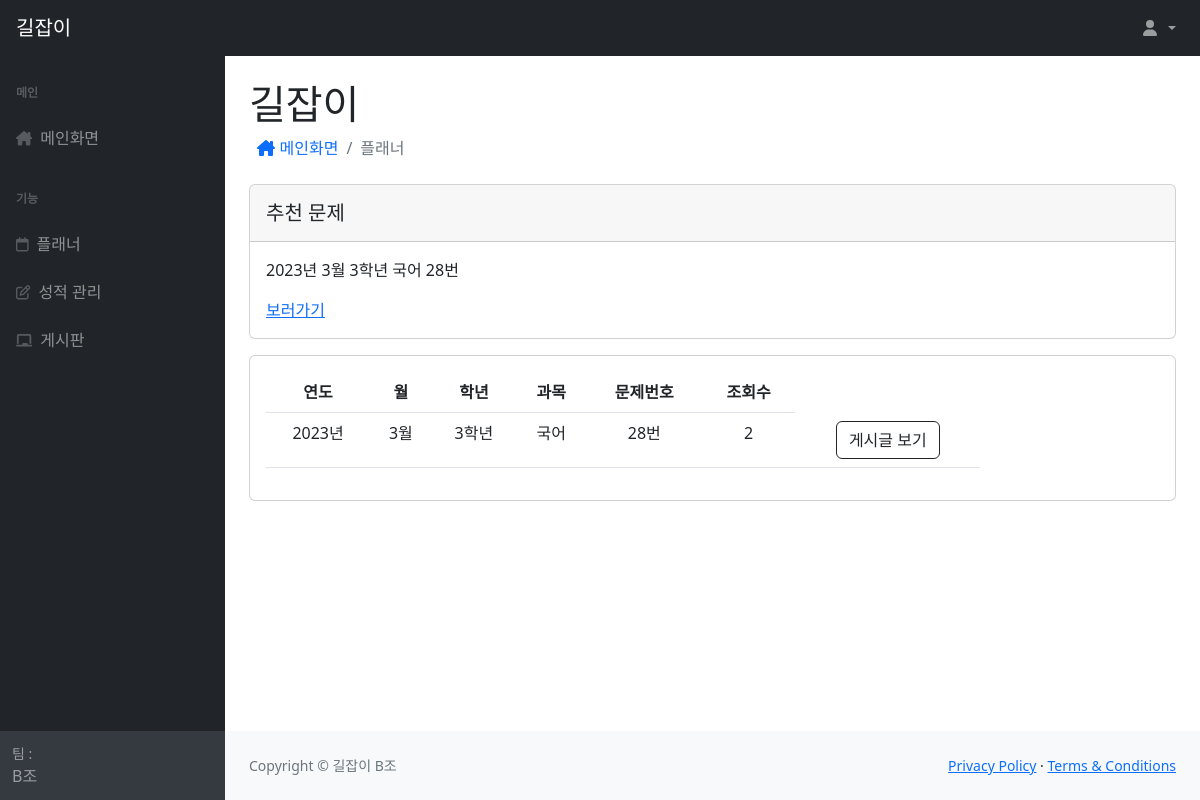
Page /board (signed in) on the committed database.
### db_model/models.py (models this page shows)
class Boards(db.Model):
    board_id = db.Column(db.Integer, primary_key = True)
    user_id = db.Column(db.String(20), db.ForeignKey('user.id'))
    title = db.Column(db.String(50), nullable = False)
    content = db.Column(db.Text)
    upload_date = db.Column(db.DateTime, default=datetime.utcnow())
    update_date = db.Column(db.DateTime, default=datetime.utcnow())
    views = db.Column(db.Integer, default = 0)
    comments = db.relationship('Comments', backref='board')
    replys = db.relationship('Replys', backref='board')

### guide_view/guide.py (the view)
@guide_view.route('/board')
def board():
    posts = Boards.query.all()
    print(posts)
    return render_template('layout-board.html', posts=posts)

### app.py (called while the page is built)
@login_manager.user_loader
def load_user(user_id):
    return User.query.filter(User.id == user_id).first()

### templates/layout-board.html (shortened to what this page needs)
{% extends 'index.html'%} {% block content %}
<main>
  <div class="container-fluid px-4">
    <h1 class="mt-4">길잡이</h1>
    <ol class="breadcrumb mb-4">
      <li class="breadcrumb-item">
        <a href="/" style="text-decoration: none">
          <i class="fa-solid fa-house-chimney"></i>&nbsp;메인화면
        </a>
      </li>
      <li class="breadcrumb-item active">플래너</li>
    </ol>
    <div class="card">
      <div class="card-header"><h5 class="mt-2">추천 문제</h5></div>
      <div class="card-body">
        {% set rand_no = range(posts | length) | random %}
        <p>{{ posts[rand_no].title }}</p>
        <a href="/board/view/{{ posts[rand_no].board_id }}">보러가기</a>
      </div>
    </div>
    <div class="card mt-3">
      <div class="card-body text-center">
        <table class="table table-hover" style="width: 80%" id="board">
          <thead>
            <tr>
              <th>연도</th>
              <th>월</th>
              <th>학년</th>
              <th>과목</th>
              <th>문제번호</th>
              <th>조회수</th>
            </tr>
          </thead>
          <tbody>
            {% for item in posts %} {% set title_list = item.title.split() %} {% set year =
            title_list[0] %} {% set month = title_list[1] %} {% set school_year = title_list[2] %}
            {% set subject = title_list[3] %} {% set num = title_list[4] %}
            <tr>
              <td>{{ year }}</td>
              <td>{{ month }}</td>
              <td>{{ school_year }}</td>
              <td>{{ subject }}</td>
              <td>{{ num }}</td>
              <td>{{ item.views }}</td>
              <td>
                <a href="/board/view/{{ item.board_id }}" class="btn btn-outline-dark">
                  게시글 보기
                </a>
              </td>
            </tr>
            {% endfor %}
          </tbody>
        </table>
      </div>
    </div>
  </div>
</main>
{% endblock %}

### rows in the picture
Boards: title "2023년 3월 3학년 국어 28번", year "2023년", month "3월", school_year "3학년", subject "국어", num "28번", views "2"
